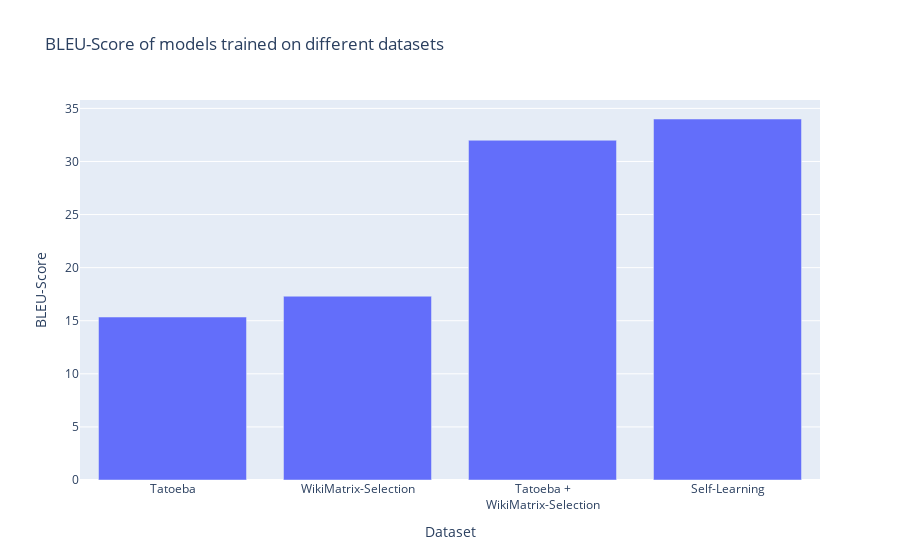

Notebook code cell kept with this figure:
### Code cell
fig = go.Figure([go.Bar(x=["Tatoeba","WikiMatrix-Selection", "Tatoeba +<br>WikiMatrix-Selection", "Self-Learning"], 
                        y=[15.35,17.31,32, 34])])
fig.update_layout(title_text="BLEU-Score of models trained on different datasets",
                 xaxis_title="Dataset",
                 yaxis_title="BLEU-Score")
fig.show()
fig.write_image("img/bleu_score.png", width=800, height=550, scale=1)

### Figure 1 — Plotly figure (JSON) as saved in the notebook; plotly's stock layout.template omitted (floating-point values rounded to 4 significant figures)
{"data": [{"type": "bar", "x": ["Tatoeba", "WikiMatrix-Selection", "Tatoeba +<br>WikiMatrix-Selection", "Self-Learning"], "y": [15.35, 17.31, 32, 34]}], "layout": {"title": {"text": "BLEU-Score of models trained on different datasets"}, "xaxis": {"title": {"text": "Dataset"}}, "yaxis": {"title": {"text": "BLEU-Score"}}}}
